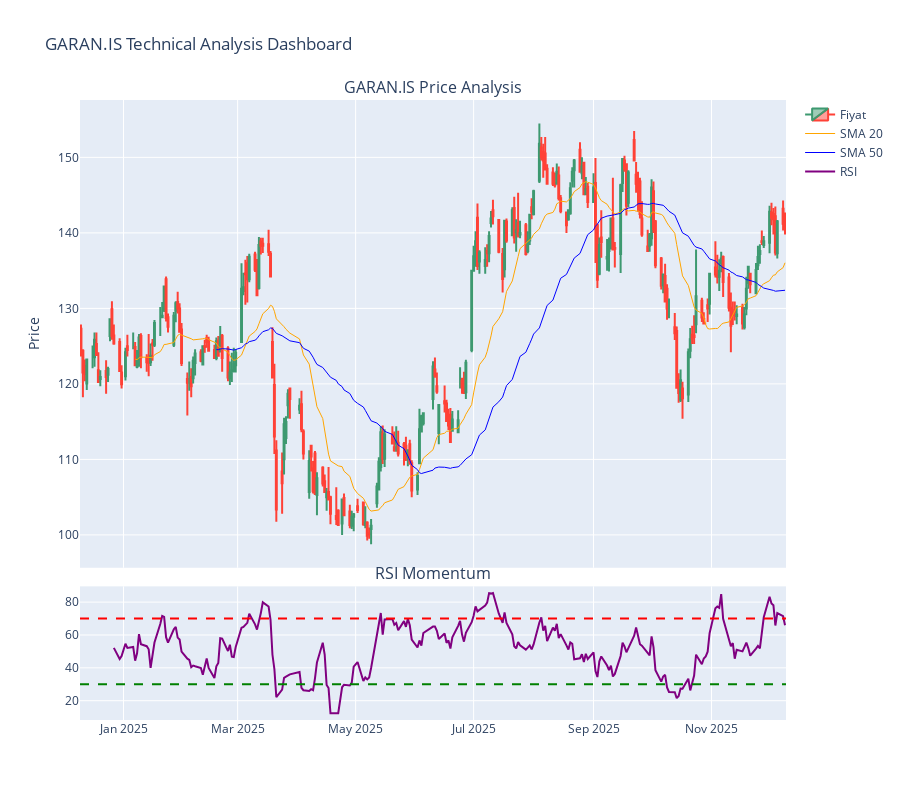

Notebook cell for this chart:
### Markdown cell above
## Using the functions:

### Code cell
symbol = "GARAN.IS" # Or "AAPL", "NVDA"

# 1. Get Data
data = get_stock_data(symbol)
print(data.head())

# 2. Add Indicators
data = add_indicators(data)

# 3. Plot Dashboard
plot_dashboard(data, symbol)

# 4. Show Last 5 Days
print(data[['Close', 'Log_Return', 'RSI']].tail())

### Figure 1 — Plotly figure (JSON) as saved in the notebook; plotly's stock layout.template omitted (floating-point values rounded to 4 significant figures; data arrays with more than 128 entries replaced by an {"elided": "..."} marker saying what was removed)
{"data": [{"close": {"elided": "252 float values"}, "high": {"elided": "252 float values"}, "low": {"elided": "252 float values"}, "name": "Fiyat", "open": {"elided": "252 float values"}, "type": "candlestick", "x": {"elided": "252 str values"}, "xaxis": "x", "yaxis": "y"}, {"line": {"color": "orange", "width": 1}, "name": "SMA 20", "type": "scatter", "x": {"elided": "252 str values"}, "xaxis": "x", "y": {"elided": "252 float values"}, "yaxis": "y"}, {"line": {"color": "blue", "width": 1}, "name": "SMA 50", "type": "scatter", "x": {"elided": "252 str values"}, "xaxis": "x", "y": {"elided": "252 float values"}, "yaxis": "y"}, {"line": {"color": "purple", "width": 2}, "name": "RSI", "type": "scatter", "x": {"elided": "252 str values"}, "xaxis": "x2", "y": {"elided": "252 float values"}, "yaxis": "y2"}], "layout": {"annotations": [{"font": {"size": 16}, "showarrow": false, "text": "GARAN.IS Price Analysis", "x": 0.5, "xanchor": "center", "xref": "paper", "y": 1, "yanchor": "bottom", "yref": "paper"}, {"font": {"size": 16}, "showarrow": false, "text": "RSI Momentum", "x": 0.5, "xanchor": "center", "xref": "paper", "y": 0.2156, "yanchor": "bottom", "yref": "paper"}], "height": 800, "shapes": [{"line": {"color": "red", "dash": "dash"}, "type": "line", "x0": 0, "x1": 1, "xref": "x2 domain", "y0": 70, "y1": 70, "yref": "y2"}, {"line": {"color": "green", "dash": "dash"}, "type": "line", "x0": 0, "x1": 1, "xref": "x2 domain", "y0": 30, "y1": 30, "yref": "y2"}], "title": {"text": "GARAN.IS Technical Analysis Dashboard"}, "xaxis": {"anchor": "y", "domain": [0, 1], "matches": "x2", "rangeslider": {"visible": false}, "showticklabels": false}, "xaxis2": {"anchor": "y2", "domain": [0, 1]}, "yaxis": {"anchor": "x", "domain": [0.2456, 1], "title": {"text": "Price"}}, "yaxis2": {"anchor": "x2", "domain": [0, 0.2156]}}}
